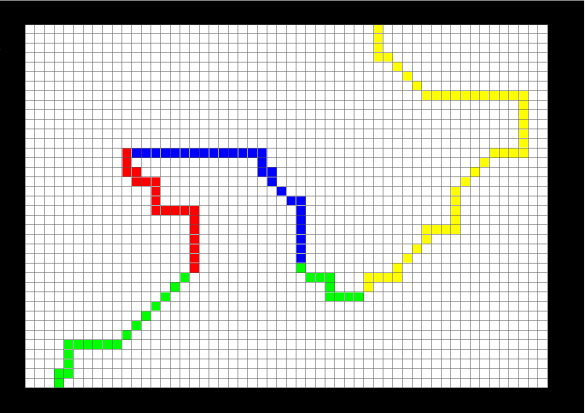
#> input picture image2.png, 1169 x 826 px (shown at 1/2 size)
$ python -i TrajectoryDetector.py   (imports and definitions only)
#> lines starting #> are read from the running program, lines starting #| are printed output that depends on the picture
### Colors.py
class Colors:
    def __init__(self):
        self.red_color = [255, 0, 0]
        self.green_color = [0, 255, 0]
        self.blue_color = [0, 0, 255]
        self.black_color = [0, 0, 0]
        self.yellow_color = [255, 255, 0]

        self.if_red_value = 20
        self.if_green_value = 30
        self.if_blue_value = 40
        self.if_black_value = 50
        self.if_yellow_value = 60

        self.COLORS_ARRAY = [(self.red_color, self.if_red_value),
                             (self.green_color, self.if_green_value),
                             (self.blue_color, self.if_blue_value),
                             (self.black_color, self.if_black_value),
                             (self.yellow_color, self.if_yellow_value)]

    def getColors(self):
        return self.COLORS_ARRAY

### TrajectoryDetector.py
import cv2
from Point3D import *
import imutils
import numpy as np


class TrajectoryDetector:
    def __init__(self, image):
        self.__img_color = image
        self.__img_hsv = cv2.cvtColor(self.__img_color, cv2.COLOR_BGR2HSV)
        # self.__img_color = cv2.cvtColor(self.__img_color, cv2.COLOR_BGR2RGB)

        # Image shape
        self.__IMAGE_MIN_X = 0.0
        self.__IMAGE_MAX_X = self.__img_color.shape[0]
        self.__IMAGE_MIN_Y = 0.0
        self.__IMAGE_MAX_Y = self.__img_color.shape[1]

        # Paper shape
        self.__PAPER_MIN_Y = 0.0
        self.__PAPER_MAX_Y = 18.5
        self.__PAPER_MIN_X = 0.0
        self.__PAPER_MAX_X = 27.0

        # Classroom shape
        self.__CLASSROOM_MIN_Y = 0.0
        self.__CLASSROOM_MAX_Y = 400.0
        self.__CLASSROOM_MIN_X = 0.0
        self.__CLASSROOM_MAX_X = 800.0

        self.__start_point = Point3D(0, 0, [0, 0, 0])

        self.__trajectory = []
        self.__sorted_trajectory = [self.__start_point.getPoint3DArray()]

        self.__blue_lower = np.array([94, 80, 2])
        self.__blue_upper = np.array([120, 255, 255])

        self.__red_lower_0 = np.array([0, 50, 50])
        self.__red_upper_0 = np.array([10, 255, 255])
        self.__red_lower_1 = np.array([170, 50, 50])
        self.__red_upper_1 = np.array([180, 255, 255])

        self.__green_lower = np.array([36, 25, 25])
        self.__green_upper = np.array([70, 255, 255])

        self.__yellow_lower = np.array([19, 107, 89])
        self.__yellow_upper = np.array([35, 255, 255])

        self.__green_mask = None
        self.__yellow_mask = None
        self.__red_mask = None
        self.__blue_mask = None

    # [60 lines left out: functions scaleValueIntoWorldPoint, remapValue, not called in this run]

    def getTrajectory(self):
        return self.__sorted_trajectory

    # [128 lines left out: functions sortPoints, calculateYaw, prepareTrajectory, newWayOfDetect, isBlue, isRed and 8 more, not called in this run]

>>> import cv2
>>> picture = cv2.imread('image2.png', cv2.IMREAD_GRAYSCALE)
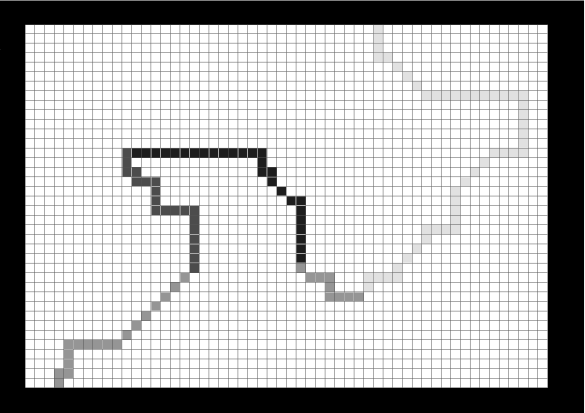
#> picture: shape (826, 1169) (shown at 1/2 size); min 0, max 255, mean 182.9
#> (the run stopped early here; a loop or call above may not have finished)

$ run again, on image3.png
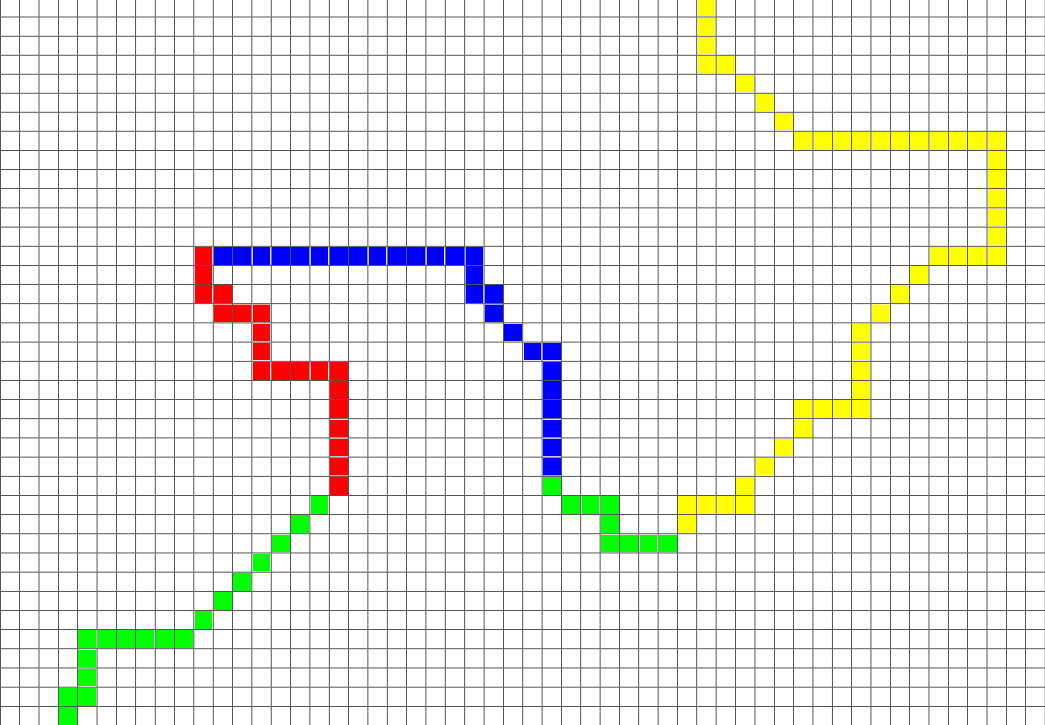
#> input picture image3.png, 1045 x 725 px
#> `picture = cv2.imread('image2.png', cv2.IMREAD_GRAYSCALE)`:
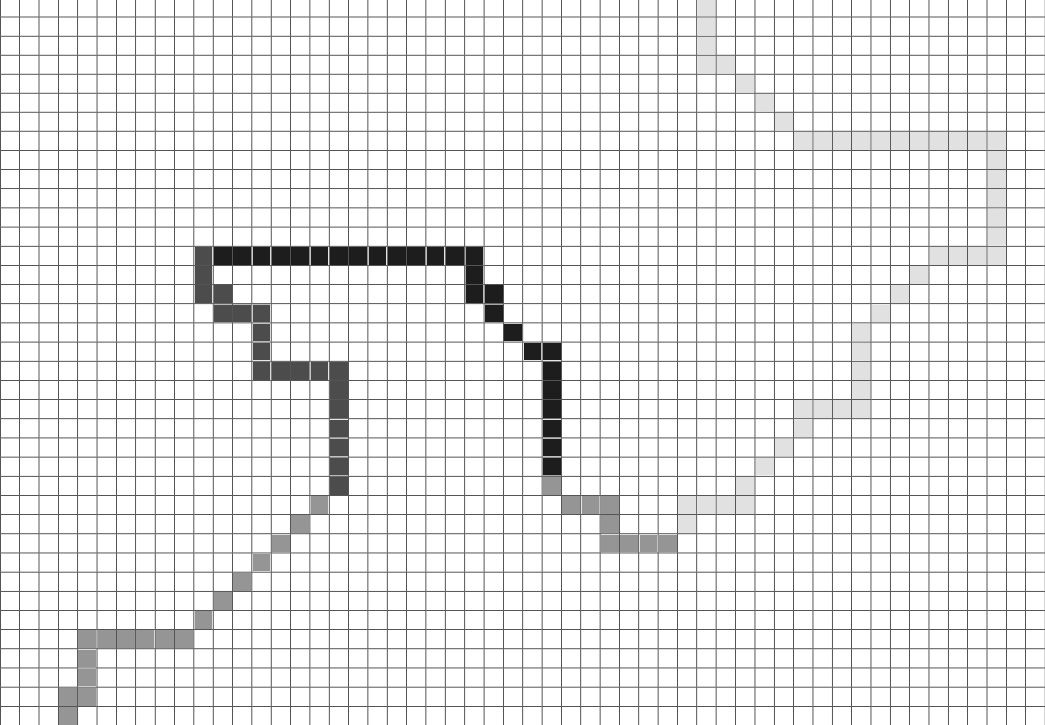
#> picture: shape (725, 1045); min 29, max 255, mean 232.2

$ run again, on Grid_trajectory.png
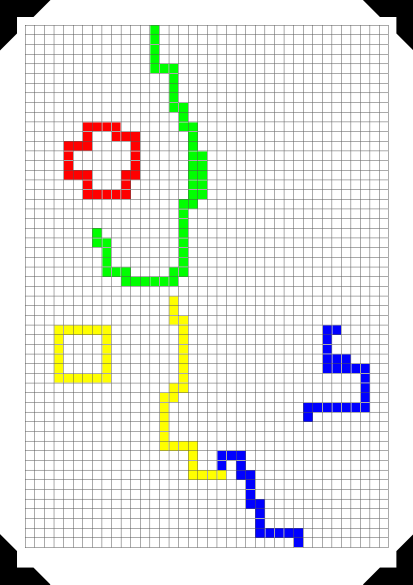
#> input picture Grid_trajectory.png, 826 x 1169 px (shown at 1/2 size)
#> `picture = cv2.imread('image2.png', cv2.IMREAD_GRAYSCALE)`:
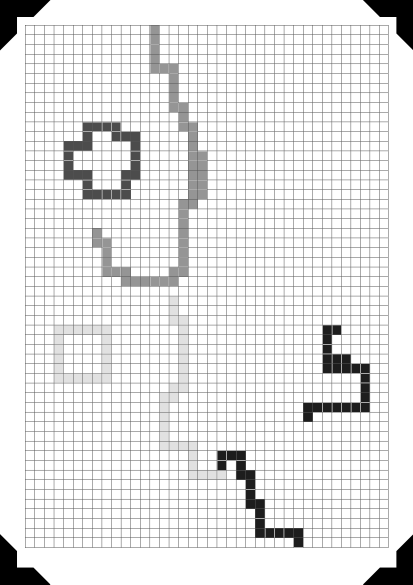
#> picture: shape (1169, 826) (shown at 1/2 size); min 0, max 255, mean 229.5
